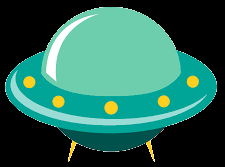
#> input picture download.png, 225 x 167 px, given in place of the camera
$ python MotionDetection.py
#> lines starting #> are read from the running program, lines starting #| are printed output that depends on the picture; after the words box and inside, x2 and y2 are one past the last pixel; in counts of white or black regions, pixels touching at a corner belong together
import cv2
import numpy as np

cap = cv2.VideoCapture(0)

cap.set(cv2.CAP_PROP_FRAME_WIDTH, 1280)
cap.set(cv2.CAP_PROP_FRAME_HEIGHT, 720)

'''
We actually scale down the frame on which we want to do the processing
because processing smaller frames require less amount of processing power
'''
scale = 2
height = 720
width = 1280
last_frame = np.zeros((height//scale, width//scale), np.uint8)

while True:
    # reading, resizing and fliping the frame
    _, frame = cap.read()
#> frame is the input picture: shape (167, 225, 3); mean B, G, R 86.6, 100.9, 42.1
    frame = cv2.resize(frame, (1280, 720))
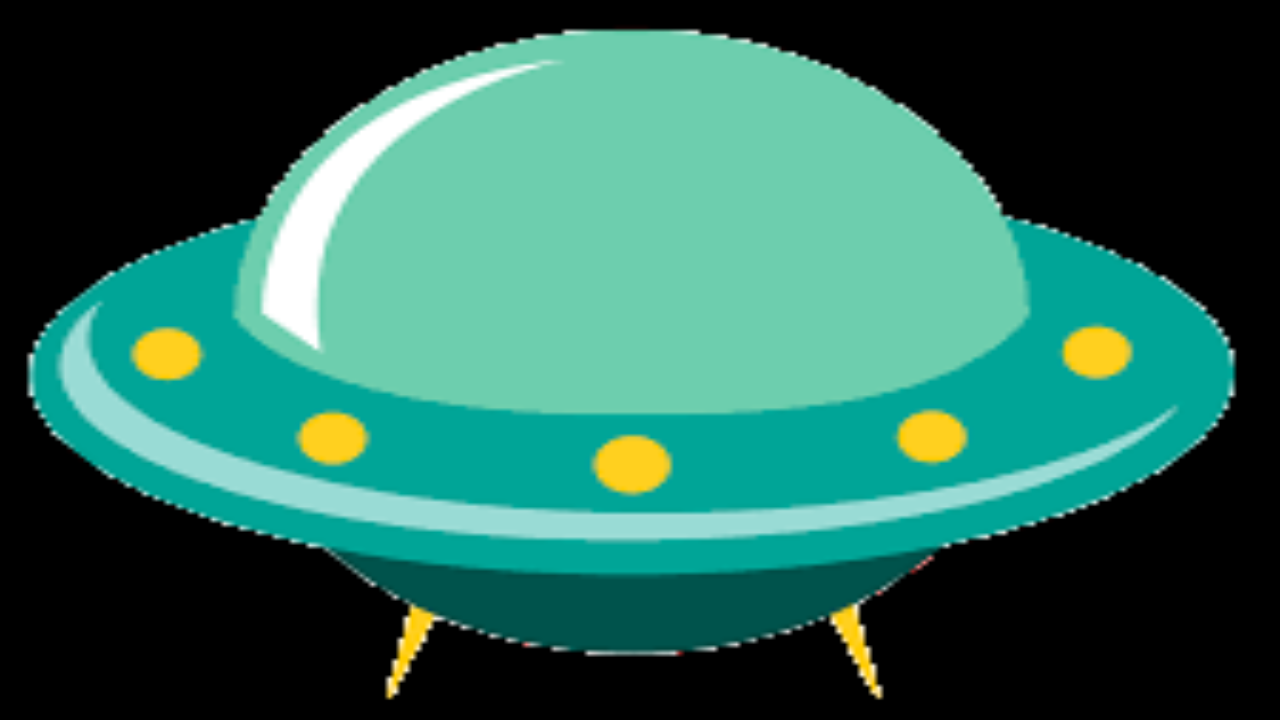
#> frame: shape (720, 1280, 3); mean B, G, R 86.6, 100.9, 42.1
    frame = cv2.flip(frame, 1)
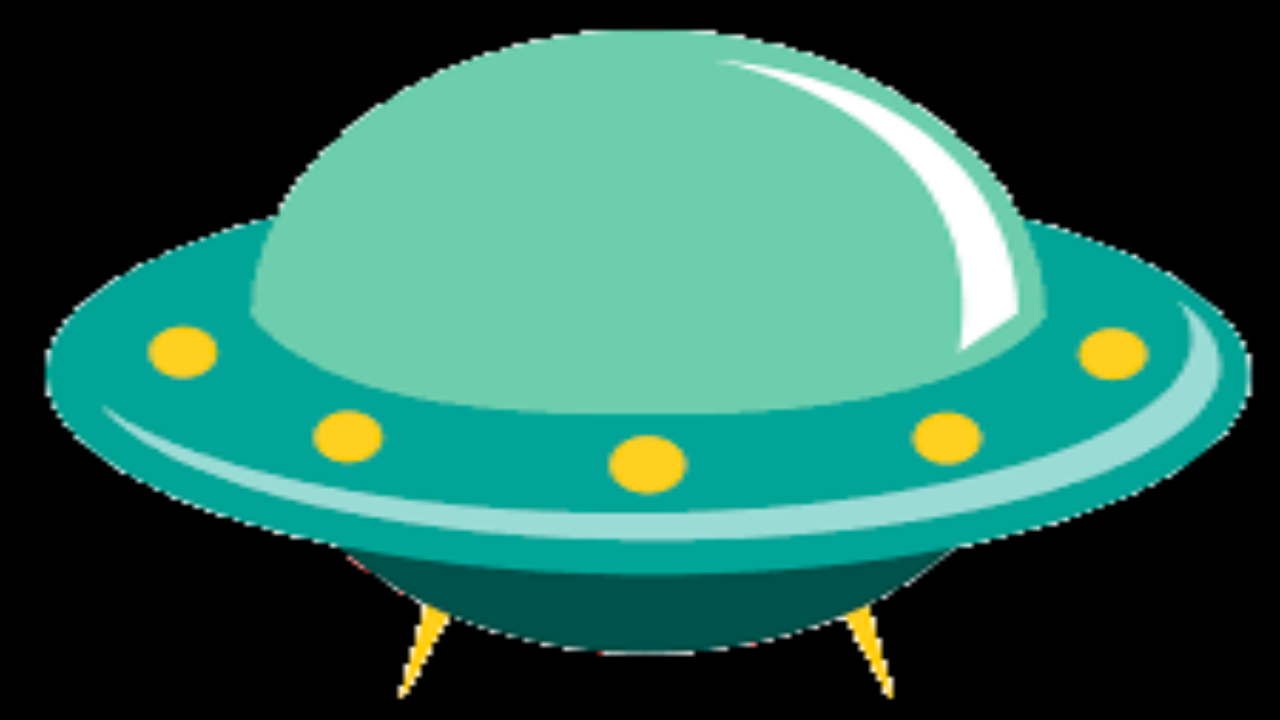
#> frame: shape (720, 1280, 3); mean B, G, R 86.6, 100.9, 42.1

    # processing the frame
    downscaled_frame = cv2.resize(frame,(width//scale, height//scale))
    grey = cv2.cvtColor(downscaled_frame, cv2.COLOR_BGR2GRAY)
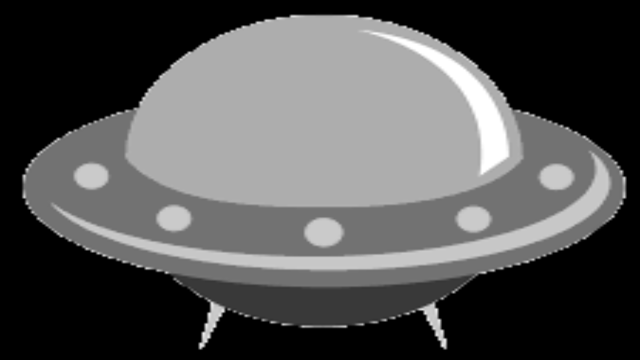
#> grey: shape (360, 640); min 0, max 255, mean 81.6
    # earlier in motion detection we used gausian filter of 25,25 but now we have scaled our sides by 2
    # hence the filter must reduce by factor of 2*2 ie 4 ie 5,5
    grey = cv2.GaussianBlur(grey, (5, 5), 0)
    # foreground = grey - background
    print(last_frame.shape)
    print(grey.shape)
#| (360, 640)
    # _, mask = cv2.threshold(foreground, 127, 255, cv2.THRESH_BINARY)
    absolute_diff = cv2.absdiff(last_frame, grey)
#> last_frame: shape (360, 640); every value is 0
    last_frame = grey
    _, mask = cv2.threshold(absolute_diff, 15, 255, cv2.THRESH_BINARY)
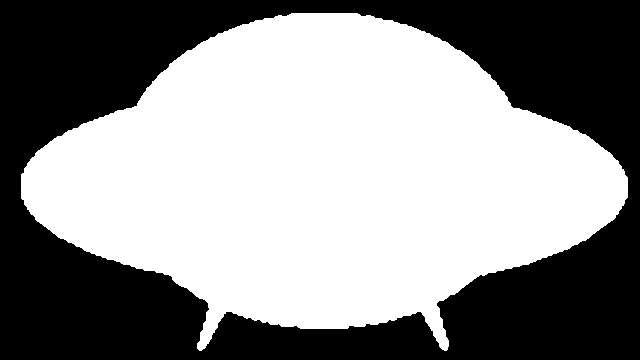
#> mask: shape (360, 640); 55.6% white; 1 black region

    # dilated_mask = cv2.dilate(mask,None, iterations = 2)
    contours, _ = cv2.findContours(mask,cv2.RETR_EXTERNAL,cv2.CHAIN_APPROX_SIMPLE)
#> contours = 1 contour; box (x1, y1, x2, y2) and area: (21, 13, 628, 351) 127295

    for contour in contours:
        # means small movement
        if cv2.contourArea(contour) < 250:
            continue
        # means movement detected
        x, y, w, h = cv2.boundingRect(contour)
        # scale the image back up, since its processed
        x, y, w, h = x*scale, y*scale, w*scale, h*scale
        cv2.rectangle(frame,(x,y),(x+w, y+h),(0,255,0),2)
#> this loop made 1 pass
#> (x, y, w, h) on pass 1: (42, 26, 1214, 676)
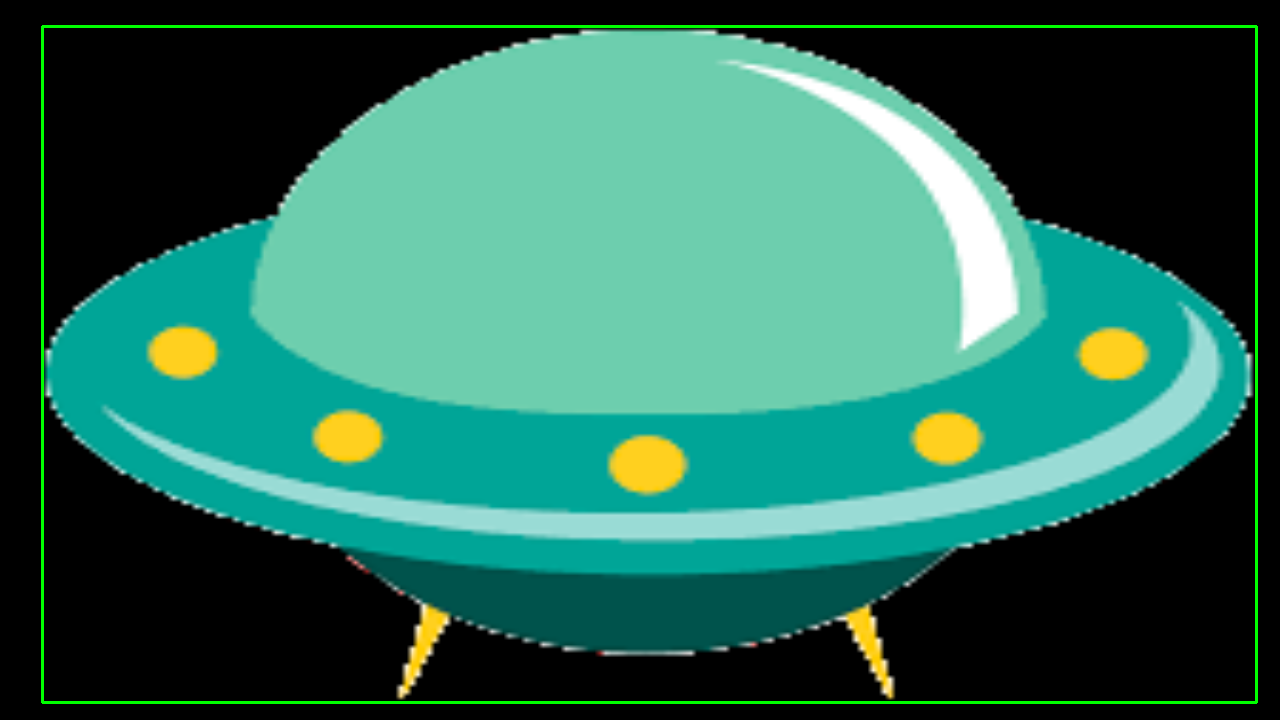
#> frame: shape (720, 1280, 3); 1.23% of pixels changed, all inside (x1, y1, x2, y2) = (41, 25, 1258, 704)
    cv2.imshow("Webcam", frame)

    if cv2.waitKey(1) == ord('q'):
#> (key q is pressed here)
        break
